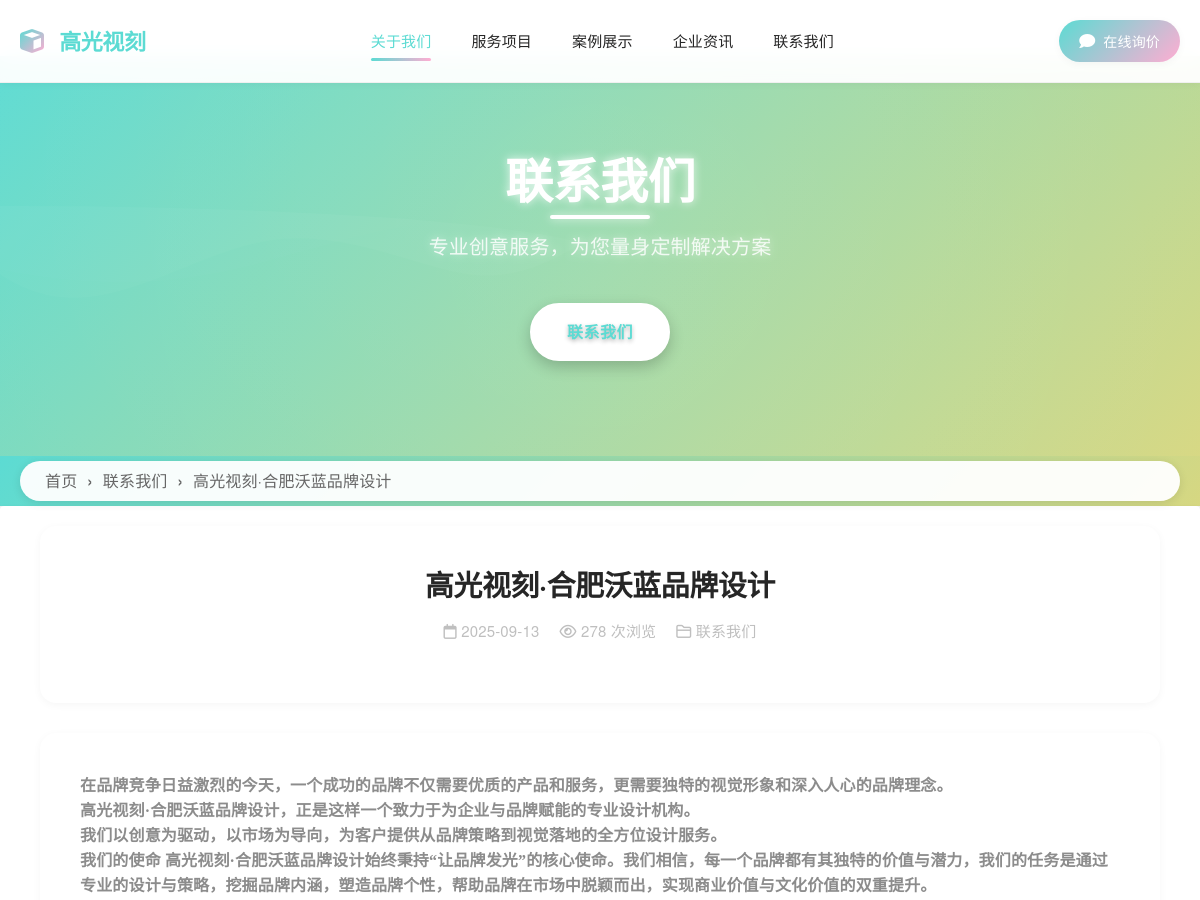
Page /about/ (upper part) on the earlier database version.
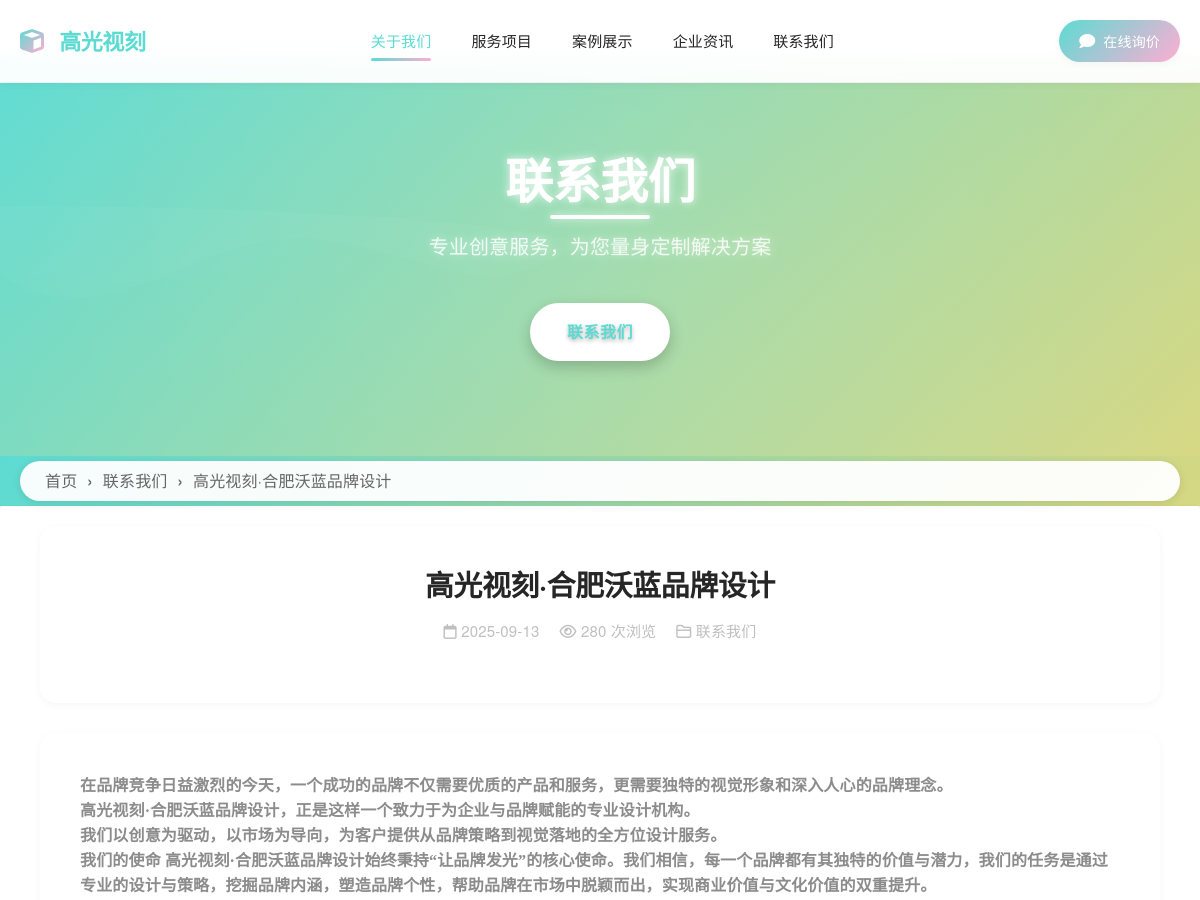
Same page on the later database version.
### tables this page shows
CREATE TABLE `config` (
  `id` int(11) NOT NULL AUTO_INCREMENT,
  `config_key` varchar(100) NOT NULL COMMENT '配置键名',
  `config_value` text COMMENT '配置值',
  `config_group` varchar(50) DEFAULT 'basic' COMMENT '配置分组',
  `config_type` enum('text','textarea','number','select','radio','checkbox','image','file') DEFAULT 'text' COMMENT '配置类型',
  `config_options` text COMMENT '配置选项(JSON格式)',
  `config_title` varchar(200) DEFAULT NULL COMMENT '配置标题',
  `config_description` text COMMENT '配置描述',
  `sort_order` int(11) DEFAULT '0' COMMENT '排序',
  `is_required` tinyint(1) DEFAULT '0' COMMENT '是否必填',
  `is_system` tinyint(1) DEFAULT '0' COMMENT '是否系统配置',
  `created_at` datetime DEFAULT CURRENT_TIMESTAMP COMMENT '创建时间',
  `updated_at` datetime DEFAULT CURRENT_TIMESTAMP ON UPDATE CURRENT_TIMESTAMP COMMENT '更新时间',
  PRIMARY KEY (`id`),
  UNIQUE KEY `config_key` (`config_key`),
  KEY `config_group` (`config_group`),
  KEY `sort_order` (`sort_order`)
);

CREATE TABLE `categories` (
  `id` int(11) NOT NULL AUTO_INCREMENT,
  `name` varchar(100) NOT NULL COMMENT '栏目名称',
  `slug` varchar(100) NOT NULL COMMENT 'URL别名',
  `description` text COMMENT '栏目描述',
  `channel_content` longtext COMMENT '频道页面内容',
  `template_type` enum('channel','list','content') NOT NULL DEFAULT 'list' COMMENT '模板类型',
  `template_file` varchar(100) DEFAULT NULL COMMENT '模板文件名',
  `parent_id` int(11) NOT NULL DEFAULT '0' COMMENT '父栏目ID',
  `sort_order` int(11) NOT NULL DEFAULT '0' COMMENT '排序',
  `is_active` tinyint(1) NOT NULL DEFAULT '1' COMMENT '是否启用',
  `meta_title` varchar(200) DEFAULT NULL COMMENT 'SEO标题',
  `meta_keywords` varchar(500) DEFAULT NULL COMMENT 'SEO关键词',
  `meta_description` varchar(500) DEFAULT NULL COMMENT 'SEO描述',
  `created_at` timestamp NOT NULL DEFAULT CURRENT_TIMESTAMP COMMENT '创建时间',
  `updated_at` timestamp NOT NULL DEFAULT CURRENT_TIMESTAMP ON UPDATE CURRENT_TIMESTAMP COMMENT '更新时间',
  `content_template_id` int(11) DEFAULT NULL COMMENT '内容模板ID',
  PRIMARY KEY (`id`),
  UNIQUE KEY `slug` (`slug`),
  KEY `parent_id` (`parent_id`),
  KEY `sort_order` (`sort_order`),
  KEY `is_active` (`is_active`),
  KEY `idx_template_file` (`template_file`),
  KEY `idx_content_template_id` (`content_template_id`)
);

CREATE TABLE `contents` (
  `id` int(11) NOT NULL AUTO_INCREMENT,
  `category_id` int(11) NOT NULL COMMENT '栏目ID',
  `title` varchar(200) NOT NULL COMMENT '标题',
  `slug` varchar(200) NOT NULL COMMENT 'URL别名',
  `summary` text COMMENT '摘要',
  `content` longtext COMMENT '内容',
  `thumbnail` varchar(500) DEFAULT NULL COMMENT '缩略图',
  `images` json DEFAULT NULL COMMENT '图片集合',
  `videos` json DEFAULT NULL COMMENT '视频集合',
  `tags` varchar(500) DEFAULT NULL COMMENT '标签',
  `view_count` int(11) NOT NULL DEFAULT '0' COMMENT '浏览量',
  `sort_order` int(11) NOT NULL DEFAULT '0' COMMENT '排序',
  `is_featured` tinyint(1) NOT NULL DEFAULT '0' COMMENT '是否推荐',
  `is_published` tinyint(1) NOT NULL DEFAULT '1' COMMENT '是否发布',
  `published_at` timestamp NULL DEFAULT NULL COMMENT '发布时间',
  `seo_title` varchar(200) DEFAULT NULL COMMENT 'SEO标题',
  `seo_keywords` varchar(500) DEFAULT NULL COMMENT 'SEO关键词',
  `seo_description` varchar(500) DEFAULT NULL COMMENT 'SEO描述',
  `created_at` timestamp NOT NULL DEFAULT CURRENT_TIMESTAMP COMMENT '创建时间',
  `updated_at` timestamp NOT NULL DEFAULT CURRENT_TIMESTAMP ON UPDATE CURRENT_TIMESTAMP COMMENT '更新时间',
  PRIMARY KEY (`id`),
  UNIQUE KEY `slug` (`slug`),
  KEY `category_id` (`category_id`),
  KEY `is_published` (`is_published`),
  KEY `is_featured` (`is_featured`),
  KEY `sort_order` (`sort_order`)
);

### templates/default/content.php (the view, shortened to what the rows shown need)
<?php
$innerpage_banners = get_innerpage_banners(5);
$related_contents = isset($content['category_id']) ? get_contents($content['category_id'], 4, 0, true) : [];
?>
<!DOCTYPE html>
<html lang="zh-CN">
<head>
    <link rel="stylesheet" href="https://unpkg.com/layui@2.8.0/dist/css/layui.css">
    <link rel="stylesheet" href="<?php echo url('templates/default/assets/css/frontend/style.css'); ?>">
    <link rel="stylesheet" href="<?php echo url('templates/default/assets/css/frontend/content.css'); ?>">
    <link rel="stylesheet" href="<?php echo url('templates/default/assets/css/frontend/dynamic-banner.css'); ?>">
    <link rel="stylesheet" href="<?php echo url('templates/default/assets/css/frontend/enhanced-placeholder.css'); ?>">
    <link rel="stylesheet" href="https://cdnjs.cloudflare.com/ajax/libs/font-awesome/6.0.0/css/all.min.css">
</head>
<body class="content-page">
    <?php include __DIR__ . '/header.php'; ?>
    <?php if (!empty($innerpage_banners)): ?>
    <section class="inner-banner-section">
        <div class="dynamic-inner-carousel">
            <?php foreach ($innerpage_banners as $index => $banner): ?>
            <div class="carousel-slide-3d <?php echo $index === 0 ? 'active' : ''; ?>"
                 style="background-image: url('<?php echo htmlspecialchars($banner['image_url']); ?>');">
                <div class="inner-banner-content-3d">
                    <?php if (!empty($banner['title'])): ?>
                    <h2><?php echo htmlspecialchars($banner['title']); ?></h2>
                    <?php endif; ?>
                    <?php if (!empty($banner['link_url'])): ?>
                    <div class="inner-banner-buttons">
                        <a href="<?php echo htmlspecialchars($banner['link_url']); ?>" class="btn-primary">了解更多</a>
                    </div>
                    <?php endif; ?>
                </div>
            </div>
            <?php endforeach; ?>
            <button class="carousel-control-3d prev">
                <i class="fas fa-chevron-left"></i>
            </button>
            <button class="carousel-control-3d next">
                <i class="fas fa-chevron-right"></i>
            </button>
            <div class="carousel-indicators-3d">
                <?php for ($i = 0; $i < count($innerpage_banners); $i++): ?>
                <span class="indicator-3d <?php echo $i === 0 ? 'active' : ''; ?>" data-slide="<?php echo $i; ?>"></span>
                <?php endfor; ?>
            </div>
        </div>
    </section>
    <?php else: ?>
    <section class="inner-banner-section inner-banner-placeholder enhanced">
        <div class="inner-banner-placeholder-content enhanced">
            <h2><?php echo isset($category['name']) ? htmlspecialchars($category['name']) : '默认栏目'; ?></h2>
            <p>专业创意服务，为您量身定制解决方案</p>
            <div class="inner-banner-placeholder-buttons enhanced">
                <a href="<?php echo url('contact/'); ?>" class="btn-primary">联系我们</a>
            </div>
        </div>
    </section>
    <?php endif; ?>
    <section class="breadcrumb-section" style="height: 50px; display: flex; align-items: center;">
        <div class="container">
            <div class="custom-breadcrumb" style="height: 40px; width: 100%;">
                <?php
                $breadcrumb_data = generate_breadcrumb_data($category['id'], $content);
                echo render_breadcrumb_html($breadcrumb_data);
                ?>
            </div>
        </div>
    </section>
    <section class="content-detail">
        <div class="container">
            <div class="content-header">
                <h1 class="content-title"><?php echo isset($content['title']) ? $content['title'] : '默认标题'; ?></h1>
                <div class="content-meta">
                    <span>
                        <i class="far fa-calendar"></i>
                        <?php echo isset($content['created_at']) ? date('Y-m-d', strtotime($content['created_at'])) : date('Y-m-d'); ?>
                    </span>
                    <span>
                        <i class="far fa-eye"></i>
                        <?php echo isset($content['view_count']) ? $content['view_count'] : 0; ?> 次浏览
                    </span>
                    <span>
                        <i class="far fa-folder"></i>
                        <?php echo isset($category['name']) ? $category['name'] : '默认栏目'; ?>
                    </span>
                </div>
            </div>
            <div class="content-body">
                <?php echo isset($content['content']) ? $content['content'] : '暂无内容'; ?>
            </div>
        </div>
    </section>
</body>
</html>

### templates/default/header.php (shortened to what the rows shown need)
<header class="site-header">
    <div class="container">
        <div class="header-content">
            <div class="logo">
                <a href="<?php echo url(); ?>">
                    <i class="fas fa-cube"></i>
                    <span><?php echo get_config('site_name', '高光视刻'); ?></span>
                </a>
            </div>
            <nav class="main-nav">
                <ul class="nav-list">
                    <?php
                    $main_categories = get_categories(0, true);
                    $current_url = $_SERVER['REQUEST_URI'];
                    foreach ($main_categories as $category):
                        $is_active = strpos($current_url, '/' . $category['slug'] . '/') !== false;
                    ?>
                    <li class="nav-item <?php echo $is_active ? 'active' : ''; ?>">
                        <a href="<?php echo url($category['slug'] . '/'); ?>"><?php echo $category['name']; ?></a>
                    </li>
                    <?php endforeach; ?>
                </ul>
            </nav>
            <div class="header-actions">
                <a href="<?php echo url('contact/'); ?>" class="btn-inquiry">
                    <i class="fas fa-comment"></i> 在线询价
                </a>
            </div>
        </div>
    </div>
</header>

Differences in the rows shown:
changed contents "高光视刻·合肥沃蓝品牌设计": view_count "278" → "280"
